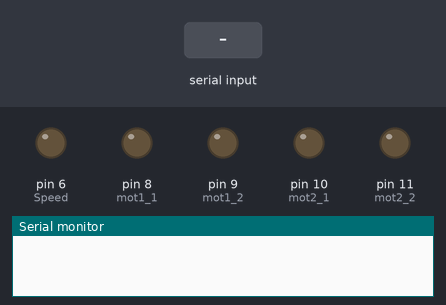
The sketch below on a simulated Arduino Uno, built with avr-gcc and run on an emulated ATmega328P. Parts: output pins drawn as LEDs (lit = HIGH), the last lines printed to the serial monitor. Inputs (shaded band) come from the test bench.

Above: at 1.2 s.
1.3 s: "F" received over Serial
At 1.9 s:
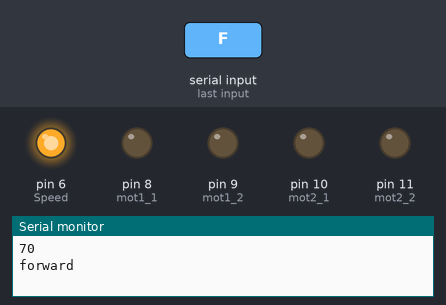
2.8 s: "B" received over Serial
At 4.0 s:
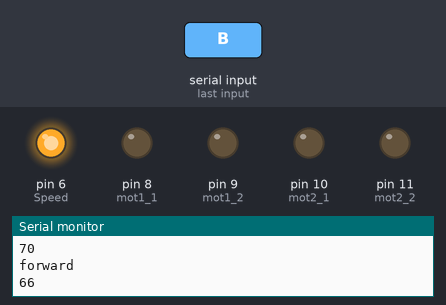
4.3 s: "L" received over Serial
At 5.4 s:
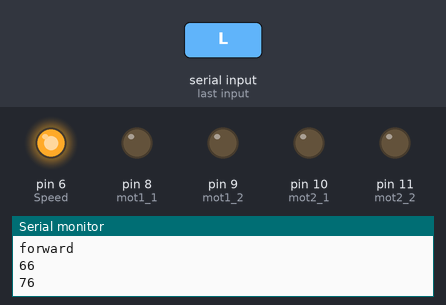
5.8 s: "R" received over Serial
At 6.5 s:
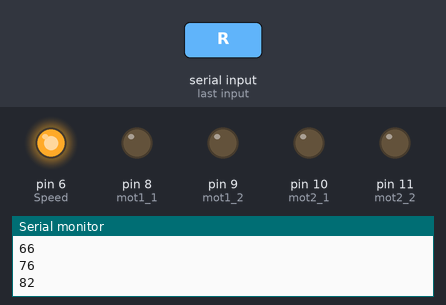
Timing chart, 0 to 8.3 s (numbered marks = the images above; inputs shaded):
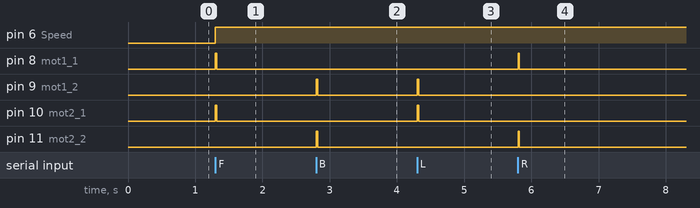

Measured:
- after the input at 1.3 s, pin 6 (Speed): LOW → HIGH at once; pin 8 (mot1_1), pin 10 (mot2_1): LOW → HIGH at once, → LOW 0.02 s later
- after the input at 2.8 s, pin 9 (mot1_2), pin 11 (mot2_2): LOW → HIGH at once, → LOW 0.02 s later
- after the input at 4.3 s, pin 9 (mot1_2), pin 10 (mot2_1): LOW → HIGH at once, → LOW 0.02 s later
- after the input at 5.8 s, pin 8 (mot1_1), pin 11 (mot2_2): LOW → HIGH at once, → LOW 0.02 s later

The sketch:

Bluetooth_Car.ino
```cpp
const int mot1_1=8;
const int mot1_2=9;
const int mot2_1=10;
const int mot2_2=11;
const int Speed=6;
int b=255;

void forward();
void reverse();
void left();
void right();
void Stop();

void setup() {
  // put your setup code here, to run once:

pinMode(mot1_1,OUTPUT);
pinMode(mot1_2,OUTPUT);
pinMode(mot2_1,OUTPUT);
pinMode(mot2_2,OUTPUT);

Serial.begin(9600);
}

void loop() {
  int a;
  if(Serial.available()>0)
  {
    a=Serial.read();
    Serial.println(a);
  }
  if(a=='F')
  {
    forward();
    delay(20);
   Serial.println("forward");
  }
  else if(a=='B')
  {
    reverse();
    delay(20);
  }
  else if(a=='L')
  {
    left();
    delay(20);
  }
  else if(a=='R')
  {
    right();
    delay(20);
  }
  else if(a=='S')
  {
    Stop();
    delay(20);
  }
  else if(a=='1')
  {
    b=100;
  //  analogWrite(Speed,100);
  }
  else if(a=='2')
  {
    b=120;
   // analogWrite(Speed,120);
  }
  else if(a=='3')
  {
    b=140;
  //  analogWrite(Speed,140);
  }
  else if(a=='4')
  {
    b=160;
    //analogWrite(Speed,160);
  }
  else if(a=='5')
  {
    b=180;
    //analogWrite(Speed,180);
  }
  else if(a=='6')
  {
    b=200;
    //analogWrite(Speed,200);
  }
  else if(a=='7')
  {
    //analogWrite(Speed,210);
  }
  else if(a=='8')
  {
    b=220;
    //analogWrite(Speed,220);
  }
  else if(a=='9')
  {
    b=230;
    //analogWrite(Speed,230);
  }
  else if(a=='q')
  {
    b=255;
    //analogWrite(Speed,255);
  }
  else
  {
    Stop();
  }

  // put your main code here, to run repeatedly:

}
void forward()
{
  analogWrite(Speed,b);
  digitalWrite(mot1_1,1);
  digitalWrite(mot1_2,0);
  digitalWrite(mot2_1,1);
  digitalWrite(mot2_2,0);
}
void reverse()
{
  //digitalWrite(Speed,HIGH);
  analogWrite(Speed,b);
  digitalWrite(mot1_1,0);
  digitalWrite(mot1_2,1);
  digitalWrite(mot2_1,0);
  digitalWrite(mot2_2,1);
}

void left()
{
 // digitalWrite(Speed,HIGH);
   analogWrite(Speed,b);
   digitalWrite(mot1_1,0);
  digitalWrite(mot1_2,1);
  digitalWrite(mot2_1,1);
  digitalWrite(mot2_2,0);
}


void right()
{
  //digitalWrite(Speed,HIGH);
  analogWrite(Speed,b);
  digitalWrite(mot1_1,1);
  digitalWrite(mot1_2,0);
  digitalWrite(mot2_1,0);
  digitalWrite(mot2_2,1);
}

void Stop()
{
  //analogWrite(Speed,b);
  digitalWrite(mot1_1,0);
  digitalWrite(mot1_2,0);
  digitalWrite(mot2_1,0);
  digitalWrite(mot2_2,0);
}
```
